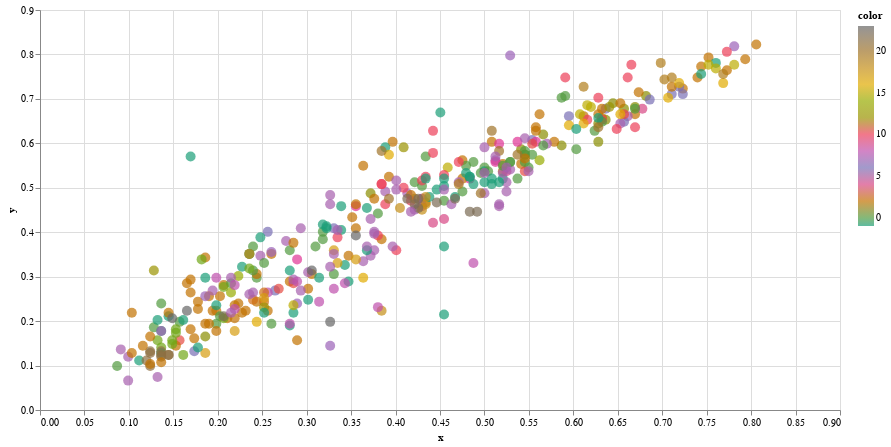

Notebook source saved alongside this figure:
### Code cell
interactiveDraw(faces_X[:,0],faces_X[:,1],faces_y,faces_y_pred)

### Figure 1 — Vega-Lite specification as saved in the notebook (floating-point values rounded to 4 significant figures; data arrays with more than 128 entries replaced by an {"elided": "..."} marker saying what was removed)
{"config": {"view": {"continuousWidth": 300, "continuousHeight": 300}}, "data": {"name": "data-5459327fa311ed0df65b03627a8f2785"}, "mark": {"type": "circle", "size": 100}, "encoding": {"color": {"field": "color", "scale": {"scheme": "dark2"}, "type": "quantitative"}, "tooltip": [{"field": "label", "type": "quantitative"}], "x": {"field": "x", "type": "quantitative"}, "y": {"field": "y", "type": "quantitative"}}, "height": 400, "params": [{"name": "param_4", "select": {"type": "interval", "encodings": ["x", "y"]}, "bind": "scales"}], "width": 800, "$schema": "https://vega.github.io/schema/vega-lite/v5.20.1.json", "datasets": {"data-5459327fa311ed0df65b03627a8f2785": {"elided": "400 records"}}}
